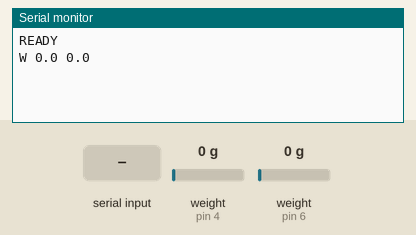
This sketch was run on a simulated Arduino Uno, built with avr-gcc and run on an emulated ATmega328P. Parts: the last lines printed to the serial monitor. Inputs (shaded band) come from the test bench; at power-on: weight on the scale (sensors on pin 4, pin 6) 0 g.

Above: at 3.2 s.
3.3 s: "TARE 90\n" received over Serial
At 4.6 s:
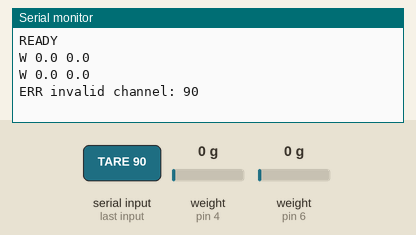
5.3 s: "TARE ,45\n" received over Serial
At 7.5 s:
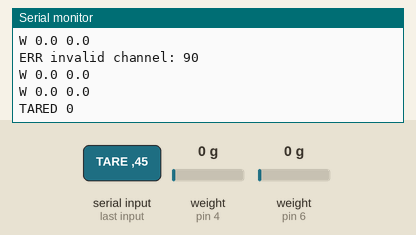
8.3 s: weight on the scale (sensor on pin 4) set to 100 g
At 9.4 s:
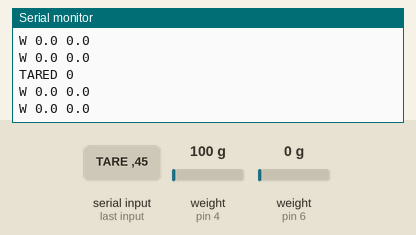
9.8 s: weight on the scale (sensor on pin 6) set to 100 g
At 11.1 s:
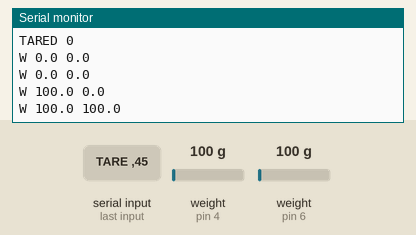
11.3 s: weight on the scale (sensor on pin 4) set to 1250 g
At 12.3 s:
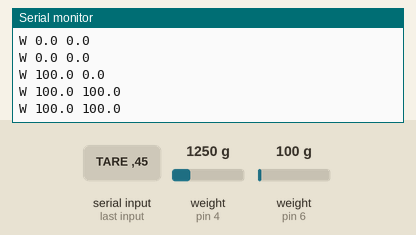
12.8 s: weight on the scale (sensor on pin 6) set to 1250 g
At 14.4 s:
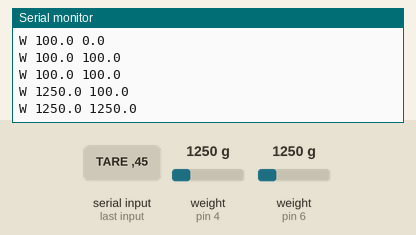
Timing chart, 0 to 15.3 s (numbered marks = the images above; inputs shaded):
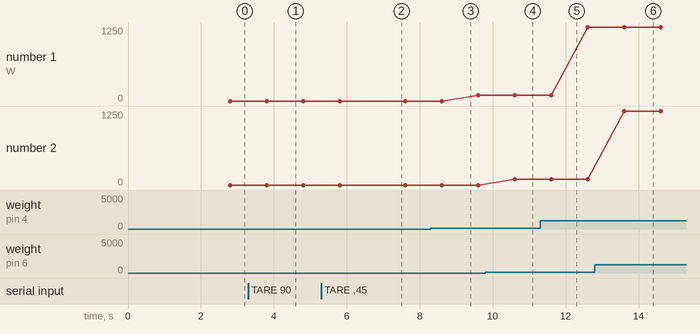

The sketch:

spool_tracker_mcu.ino
```cpp
/**
 * spool_tracker_mcu.ino
 *
 * Arduino/ESP32 firmware for multi-channel HX711 load cell spool tracker.
 * Communicates with the Klipper spool_tracker.py extra over USB serial.
 *
 * Serial protocol:
 *   MCU  → Host : "W <ch0> <ch1> ... <chN>\n"   (weights in grams, 1 Hz)
 *   Host → MCU  : "TARE <n>\n"                   (tare channel n)
 *                 "TARE ALL\n"                    (tare all channels)
 *
 * Wiring (per channel):
 *   HX711 DOUT → DATA_PINS[i]
 *   HX711 SCK  → CLK_PINS[i]
 *   HX711 VCC  → 3.3V or 5V (check your module)
 *   HX711 GND  → GND
 *
 * Library: HX711 by bogde  (install via Arduino Library Manager)
 */

#include <HX711.h>

// ── Configuration ─────────────────────────────────────────────────────────────

// Number of load cell channels. Add/remove pins to match.
static const int NUM_CHANNELS = 2;

// HX711 data / clock pin pairs per channel
static const int DATA_PINS[NUM_CHANNELS] = { 4, 6 };
static const int CLK_PINS[NUM_CHANNELS]  = { 5, 7 };

// Calibration factor: raw units per gram.
// Run the calibration sketch once with a known weight, then paste values here.
static float CAL_FACTOR[NUM_CHANNELS] = { 420.0f, 420.0f };

// How often to broadcast weights (milliseconds)
static const unsigned long REPORT_INTERVAL_MS = 1000;

// Averaging: number of HX711 readings to average per report
static const int AVG_SAMPLES = 4;

// Serial baud — must match spool_tracker.py config
static const long BAUD = 115200;

// ── Globals ───────────────────────────────────────────────────────────────────

HX711 scales[NUM_CHANNELS];
float weights[NUM_CHANNELS];
unsigned long lastReport = 0;

// ── Setup ─────────────────────────────────────────────────────────────────────

void setup() {
    Serial.begin(BAUD);
    while (!Serial) {}  // wait for USB on Leonardo/32u4

    for (int i = 0; i < NUM_CHANNELS; i++) {
        scales[i].begin(DATA_PINS[i], CLK_PINS[i]);
        scales[i].set_scale(CAL_FACTOR[i]);
        scales[i].tare();  // zero on boot
        weights[i] = 0.0f;
    }

    Serial.println("READY");
}

// ── Loop ──────────────────────────────────────────────────────────────────────

void loop() {
    handleCommands();
    reportWeights();
}

// ── Read & report ─────────────────────────────────────────────────────────────

void reportWeights() {
    if (millis() - lastReport < REPORT_INTERVAL_MS) return;
    lastReport = millis();

    for (int i = 0; i < NUM_CHANNELS; i++) {
        if (scales[i].is_ready()) {
            weights[i] = scales[i].get_units(AVG_SAMPLES);
        }
    }

    // "W 123.4 567.8\n"
    Serial.print("W");
    for (int i = 0; i < NUM_CHANNELS; i++) {
        Serial.print(' ');
        Serial.print(weights[i], 1);
    }
    Serial.println();
}

// ── Command parser ────────────────────────────────────────────────────────────

void handleCommands() {
    if (!Serial.available()) return;

    String line = Serial.readStringUntil('\n');
    line.trim();

    if (line.startsWith("TARE ")) {
        String arg = line.substring(5);
        arg.trim();

        if (arg.equalsIgnoreCase("ALL")) {
            for (int i = 0; i < NUM_CHANNELS; i++) {
                scales[i].tare();
                weights[i] = 0.0f;
            }
            Serial.println("TARED ALL");
        } else {
            int ch = arg.toInt();
            if (ch >= 0 && ch < NUM_CHANNELS) {
                scales[ch].tare();
                weights[ch] = 0.0f;
                Serial.print("TARED ");
                Serial.println(ch);
            } else {
                Serial.print("ERR invalid channel: ");
                Serial.println(ch);
            }
        }
    }
}
```

Measured:
- after the input at 3.3 s, the serial monitor: prints a new line after 0.50 s (image 1)
- after the input at 5.3 s, the serial monitor: prints a new line after 1.5 s (image 2)
- after the input at 9.8 s, the serial monitor: prints a new line after 0.80 s (image 4)
- after the input at 12.8 s, the serial monitor: prints a new line after 0.80 s (image 6)
- plotted number 1: 0 → 100 after the input at 8.3 s, 100 → 1250 after the input at 11.3 s
